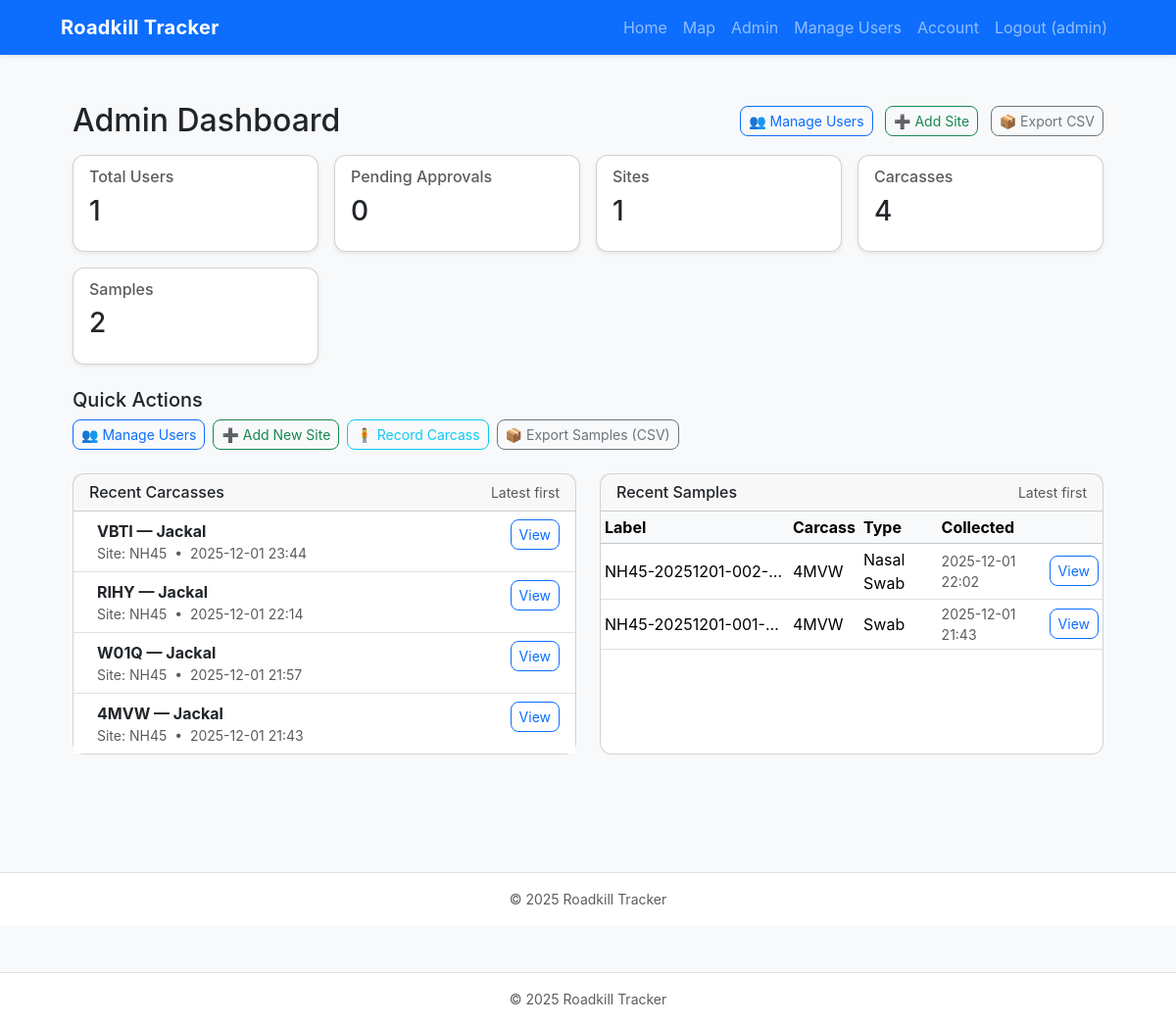
The page /admin (signed in) on the database its author committed.
### app.py (models this page shows)
class User(db.Model, UserMixin):
    id = db.Column(db.Integer, primary_key=True)
    username = db.Column(db.String(80), unique=True, nullable=False)
    pw_hash = db.Column(db.String(200), nullable=False)
    full_name = db.Column(db.String(120))
    email = db.Column(db.String(120))
    role = db.Column(db.String(50), default='collector')
    is_approved = db.Column(db.Boolean, default=False)

class Carcass(db.Model):
    id = db.Column(db.Integer, primary_key=True)
    code = db.Column(db.String(4), unique=True, nullable=False)
    site_id = db.Column(db.Integer, db.ForeignKey('site.id'))
    reporter_id = db.Column(db.Integer, db.ForeignKey('user.id'))
    species = db.Column(db.String(140))
    animal_type = db.Column(db.String(50))
    datetime_found = db.Column(db.DateTime, default=ist_now)
    latitude = db.Column(db.Float)
    longitude = db.Column(db.Float)
    notes = db.Column(db.Text)
    site = db.relationship('Site')
    reporter = db.relationship('User')
    samples = db.relationship('Sample', backref='carcass', lazy=True)

class Site(db.Model):
    id = db.Column(db.Integer, primary_key=True)
    name = db.Column(db.String(140), nullable=False)
    code = db.Column(db.String(20), nullable=False, unique=True)
    description = db.Column(db.Text)

class Sample(db.Model):
    id = db.Column(db.Integer, primary_key=True)
    carcass_id = db.Column(db.Integer, db.ForeignKey('carcass.id'))
    uuid = db.Column(db.String(36), nullable=False, unique=True)
    label = db.Column(db.String(120), nullable=False, unique=True)
    sample_type = db.Column(db.String(60))
    collected_by = db.Column(db.String(120))
    collected_at = db.Column(db.DateTime, default=ist_now)
    storage = db.Column(db.String(120))
    notes = db.Column(db.Text)
    qr_path = db.Column(db.String(300))

### app.py (the view)
    @app.route('/admin')
    @login_required
    def admin_dashboard():
        if not is_admin():
            flash("Admin access required.")
            return redirect(url_for('index'))
        return render_template(
            'admin_dashboard.html',
            total_users=User.query.count(),
            pending_users=User.query.filter_by(is_approved=False).count(),
            total_sites=Site.query.count(),
            total_carcasses=Carcass.query.count(),
            total_samples=Sample.query.count(),
            recent_carcasses=Carcass.query.order_by(Carcass.datetime_found.desc()).limit(5).all(),
            recent_samples=Sample.query.order_by(Sample.collected_at.desc()).limit(5).all()
        )

### app.py (called while the page is built)
@login_manager.user_loader
def load_user(user_id):
    try:
        return User.query.get(int(user_id))
    except Exception:
        return None

def is_admin():
    return current_user.is_authenticated and getattr(current_user, 'role', None) == "admin"

### templates/admin_dashboard.html (shortened to what this page needs)
{% extends "base.html" %}
{% block content %}
<div class="container my-4">
  <div class="d-flex align-items-center justify-content-between mb-3">
    <h2 class="mb-0">Admin Dashboard</h2>
    <div class="text-end">
      <a class="btn btn-sm btn-outline-primary me-2" href="{{ url_for('manage_users') }}">👥 Manage Users</a>
      <a class="btn btn-sm btn-outline-success me-2" href="{{ url_for('new_site') }}">➕ Add Site</a>
      <a class="btn btn-sm btn-outline-secondary" href="{{ url_for('export_samples') }}">📦 Export CSV</a>
    </div>
  </div>
  <div class="row g-3 mb-4">
    <div class="col-6 col-md-3">
      <div class="card shadow-sm h-100">
        <div class="card-body">
          <h6 class="card-subtitle mb-2 text-muted">Total Users</h6>
          <h3 class="card-title">{{ total_users }}</h3>
        </div>
      </div>
    </div>
    <div class="col-6 col-md-3">
      <div class="card shadow-sm h-100">
        <div class="card-body">
          <h6 class="card-subtitle mb-2 text-muted">Pending Approvals</h6>
          <h3 class="card-title">{{ pending_users }}</h3>
        </div>
      </div>
    </div>
    <div class="col-6 col-md-3">
      <div class="card shadow-sm h-100">
        <div class="card-body">
          <h6 class="card-subtitle mb-2 text-muted">Sites</h6>
          <h3 class="card-title">{{ total_sites }}</h3>
        </div>
      </div>
    </div>
    <div class="col-6 col-md-3">
      <div class="card shadow-sm h-100">
        <div class="card-body">
          <h6 class="card-subtitle mb-2 text-muted">Carcasses</h6>
          <h3 class="card-title">{{ total_carcasses }}</h3>
        </div>
      </div>
    </div>
    <div class="col-12 col-md-3">
      <div class="card shadow-sm h-100">
        <div class="card-body">
          <h6 class="card-subtitle mb-2 text-muted">Samples</h6>
          <h3 class="card-title">{{ total_samples }}</h3>
        </div>
      </div>
    </div>
  </div>
  <div class="mb-4">
    <h5 class="mb-2">Quick Actions</h5>
    <div class="d-flex flex-wrap gap-2">
      <a class="btn btn-outline-primary btn-sm" href="{{ url_for('manage_users') }}">👥 Manage Users</a>
      <a class="btn btn-outline-success btn-sm" href="{{ url_for('new_site') }}">➕ Add New Site</a>
      <a class="btn btn-outline-info btn-sm" href="{{ url_for('new_carcass') }}">🧍 Record Carcass</a>
      <a class="btn btn-outline-secondary btn-sm" href="{{ url_for('export_samples') }}">📦 Export Samples (CSV)</a>
    </div>
  </div>
  <div class="row">
    <div class="col-12 col-lg-6 mb-4">
      <div class="card h-100">
        <div class="card-header d-flex justify-content-between align-items-center">
          <h6 class="mb-0">Recent Carcasses</h6>
          <small class="text-muted">Latest first</small>
        </div>
        <div class="card-body p-0">
          {% if recent_carcasses %}
            <div class="list-group list-group-flush">
              {% for c in recent_carcasses %}
                <div class="list-group-item d-flex justify-content-between align-items-start">
                  <div class="ms-2 me-auto">
                    <div class="fw-bold">{{ c.code or '—' }} — {{ c.species or 'Unknown' }}</div>
                    <div class="small text-muted">
                      Site: {{ c.site.code if c.site else '—' }}
                      &nbsp;•&nbsp;
                      {{ c.datetime_found.strftime('%Y-%m-%d %H:%M') if c.datetime_found else '—' }}
                    </div>
                  </div>
                  <div class="text-end">
                    <a class="btn btn-sm btn-outline-primary" href="{{ url_for('view_carcass', carcass_id=c.id) }}" aria-label="View carcass {{ c.code }}">View</a>
                  </div>
                </div>
              {% endfor %}
            </div>
          {% else %}
            <div class="p-3">
              <p class="mb-0 text-muted">No carcasses found.</p>
            </div>
          {% endif %}
        </div>
      </div>
    </div>
    <div class="col-12 col-lg-6 mb-4">
      <div class="card h-100">
        <div class="card-header d-flex justify-content-between align-items-center">
          <h6 class="mb-0">Recent Samples</h6>
          <small class="text-muted">Latest first</small>
        </div>
        <div class="card-body p-0">
          {% if recent_samples %}
            <div class="table-responsive">
              <table class="table table-sm mb-0">
                <thead class="table-light">
                  <tr>
                    <th>Label</th>
                    <th>Carcass</th>
                    <th>Type</th>
                    <th>Collected</th>
                    <th></th>
                  </tr>
                </thead>
                <tbody>
                  {% for s in recent_samples %}
                    <tr>
                      <td class="align-middle text-truncate" style="max-width:12rem;">{{ s.label }}</td>
                      <td class="align-middle">{{ s.carcass.code if s.carcass else '—' }}</td>
                      <td class="align-middle">{{ s.sample_type or '—' }}</td>
                      <td class="align-middle small text-muted">{{ s.collected_at.strftime('%Y-%m-%d %H:%M') if s.collected_at else '—' }}</td>
                      <td class="align-middle text-end">
                        <a class="btn btn-sm btn-outline-primary" href="{{ url_for('view_sample', sample_id=s.id) }}" aria-label="View sample {{ s.label }}">View</a>
                      </td>
                    </tr>
                  {% endfor %}
                </tbody>
              </table>
            </div>
          {% else %}
            <div class="p-3">
              <p class="mb-0 text-muted">No samples found.</p>
            </div>
          {% endif %}
        </div>
      </div>
    </div>
  </div>
</div>
{% endblock %}

### templates/base.html (shortened to what this page needs)
<!doctype html>
<html lang="en">
<head>
  <link href="https://cdn.jsdelivr.net/npm/bootstrap@5.3.3/dist/css/bootstrap.min.css" rel="stylesheet">
  <link href="https://cdnjs.cloudflare.com/ajax/libs/font-awesome/6.5.0/css/all.min.css" rel="stylesheet">
  <link rel="stylesheet" href="{{ url_for('static', filename='app.css') }}">
</head>
<body class="bg-light">
<nav class="navbar navbar-expand-lg navbar-dark bg-primary shadow-sm">
  <div class="container-lg">
    <a class="navbar-brand fw-bold" href="{{ url_for('index') }}">Roadkill Tracker</a>
    <div class="collapse navbar-collapse" id="navMenu">
      <ul class="navbar-nav ms-auto mb-2 mb-lg-0">
        <li class="nav-item"><a class="nav-link" href="{{ url_for('index') }}">Home</a></li>
        <li class="nav-item"><a class="nav-link" href="{{ url_for('map_view') }}">Map</a></li>
        {% if current_user.is_authenticated %}
          {% if current_user.role == 'admin' %}
            <li class="nav-item"><a class="nav-link" href="{{ url_for('admin_dashboard') }}">Admin</a></li>
            <li class="nav-item"><a class="nav-link" href="{{ url_for('manage_users') }}">Manage Users</a></li>
          {% endif %}
          <li class="nav-item"><a class="nav-link" href="{{ url_for('change_password') }}">Account</a></li>
          <li class="nav-item"><a class="nav-link" href="{{ url_for('logout') }}">Logout ({{ current_user.username }})</a></li>
        {% else %}
          <li class="nav-item"><a class="nav-link" href="{{ url_for('login') }}">Login</a></li>
        {% endif %}
      </ul>
    </div>
  </div>
</nav>
<div class="container-lg py-4">
  {% block content %}{% endblock %}
</div>
<footer class="bg-white border-top py-3 mt-5">
  <div class="container-lg text-center small text-muted">
    © {{ datetime.utcnow().year }} Roadkill Tracker
  </div>
</footer>
</body>
</html>
<footer class="bg-white border-top py-3 mt-5">
  <div class="container-lg text-center small text-muted">
    © {{ datetime.utcnow().year }} Roadkill Tracker
  </div>
</footer>
</body>
</html>

### static/app.css (style rules this page uses)
:root { --brand:#0d6efd; }
body { font-family: Inter, system-ui, -apple-system, 'Segoe UI', Roboto, 'Helvetica Neue', Arial; }
.navbar-brand { letter-spacing:0.3px }
.card { border-radius:12px }
.btn { border-radius:8px }
.table thead th { background:#f8f9fa }
.container-lg { max-width:1100px }

### templates/admin_dashboard.html (style rules this page uses)
.text-truncate { overflow: hidden; text-overflow: ellipsis; white-space: nowrap; }

### rows shown on the page
User: username "admin"
Carcass: code "VBTI", species "Jackal", site "NH45", datetime_found "2025-12-01 23:44"
Carcass: code "RIHY", species "Jackal", site "NH45", datetime_found "2025-12-01 22:14"
Carcass: code "W01Q", species "Jackal", site "NH45", datetime_found "2025-12-01 21:57"
Carcass: code "4MVW", species "Jackal", site "NH45", datetime_found "2025-12-01 21:43"
Sample: label "NH45-20251201-002-…", carcass "4MVW", sample_type "Nasal Swab", collected_at "2025-12-01 22:02"
Sample: label "NH45-20251201-001-…", carcass "4MVW", sample_type "Swab", collected_at "2025-12-01 21:43"

### other values the page prints
{{ total_users }} "1"
{{ pending_users }} "0"
{{ total_sites }} "1"
{{ total_carcasses }} "4"
{{ total_samples }} "2"
